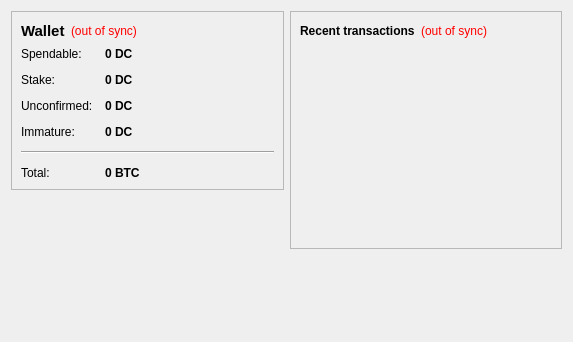
<?xml version="1.0" encoding="UTF-8"?>
<ui version="4.0">
 <class>OverviewPage</class>
 <widget class="QWidget" name="OverviewPage">
  <property name="geometry">
   <rect>
    <x>0</x>
    <y>0</y>
    <width>573</width>
    <height>342</height>
   </rect>
  </property>
  <property name="windowTitle">
   <string>Form</string>
  </property>
  <layout class="QHBoxLayout" name="horizontalLayout" stretch="1,1">
   <item>
    <layout class="QVBoxLayout" name="verticalLayout_2">
     <item>
      <widget class="QFrame" name="frame">
       <property name="frameShape">
        <enum>QFrame::StyledPanel</enum>
       </property>
       <property name="frameShadow">
        <enum>QFrame::Raised</enum>
       </property>
       <layout class="QVBoxLayout" name="verticalLayout_4">
        <item>
         <layout class="QHBoxLayout" name="horizontalLayout_4">
          <item>
           <widget class="QLabel" name="label_5">
            <property name="font">
             <font>
              <pointsize>11</pointsize>
              <weight>75</weight>
              <bold>true</bold>
             </font>
            </property>
            <property name="text">
             <string>Wallet</string>
            </property>
           </widget>
          </item>
          <item>
           <widget class="QLabel" name="labelWalletStatus">
            <property name="toolTip">
             <string>The displayed information may be out of date. Your wallet automatically synchronizes with the DiceCoin network after a connection is established, but this process has not completed yet.</string>
            </property>
            <property name="styleSheet">
             <string notr="true">QLabel { color: red; }</string>
            </property>
            <property name="text">
             <string notr="true">(out of sync)</string>
            </property>
            <property name="alignment">
             <set>Qt::AlignLeading|Qt::AlignLeft|Qt::AlignVCenter</set>
            </property>
           </widget>
          </item>
          <item>
           <spacer name="horizontalSpacer_2">
            <property name="orientation">
             <enum>Qt::Horizontal</enum>
            </property>
            <property name="sizeHint" stdset="0">
             <size>
              <width>40</width>
              <height>20</height>
             </size>
            </property>
           </spacer>
          </item>
         </layout>
        </item>
        <item>
         <layout class="QFormLayout" name="formLayout_2">
          <property name="fieldGrowthPolicy">
           <enum>QFormLayout::AllNonFixedFieldsGrow</enum>
          </property>
          <property name="horizontalSpacing">
           <number>12</number>
          </property>
          <property name="verticalSpacing">
           <number>12</number>
          </property>
          <item row="0" column="0">
           <widget class="QLabel" name="label">
            <property name="text">
             <string>Spendable:</string>
            </property>
           </widget>
          </item>
          <item row="0" column="1">
           <widget class="QLabel" name="labelBalance">
            <property name="font">
             <font>
              <weight>75</weight>
              <bold>true</bold>
             </font>
            </property>
            <property name="cursor">
             <cursorShape>IBeamCursor</cursorShape>
            </property>
            <property name="toolTip">
             <string>Your current spendable balance</string>
            </property>
            <property name="text">
             <string notr="true">0 DC</string>
            </property>
            <property name="textInteractionFlags">
             <set>Qt::LinksAccessibleByMouse|Qt::TextSelectableByKeyboard|Qt::TextSelectableByMouse</set>
            </property>
           </widget>
          </item>
          <item row="1" column="0">
           <widget class="QLabel" name="label_6">
            <property name="text">
             <string>Stake:</string>
            </property>
           </widget>
          </item>
          <item row="1" column="1">
           <widget class="QLabel" name="labelStake">
            <property name="font">
             <font>
              <weight>75</weight>
              <bold>true</bold>
             </font>
            </property>
            <property name="cursor">
             <cursorShape>IBeamCursor</cursorShape>
            </property>
            <property name="toolTip">
             <string>Total of coins that was staked, and do not yet count toward the current balance</string>
            </property>
            <property name="text">
             <string notr="true">0 DC</string>
            </property>
            <property name="textInteractionFlags">
             <set>Qt::LinksAccessibleByMouse|Qt::TextSelectableByKeyboard|Qt::TextSelectableByMouse</set>
            </property>
           </widget>
          </item>
          <item row="2" column="0">
           <widget class="QLabel" name="label_3">
            <property name="text">
             <string>Unconfirmed:</string>
            </property>
           </widget>
          </item>
          <item row="2" column="1">
           <widget class="QLabel" name="labelUnconfirmed">
            <property name="font">
             <font>
              <weight>75</weight>
              <bold>true</bold>
             </font>
            </property>
            <property name="cursor">
             <cursorShape>IBeamCursor</cursorShape>
            </property>
            <property name="toolTip">
             <string>Total of transactions that have yet to be confirmed, and do not yet count toward the current balance</string>
            </property>
            <property name="text">
             <string notr="true">0 DC</string>
            </property>
            <property name="textInteractionFlags">
             <set>Qt::LinksAccessibleByMouse|Qt::TextSelectableByKeyboard|Qt::TextSelectableByMouse</set>
            </property>
           </widget>
          </item>
          <item row="3" column="0">
           <widget class="QLabel" name="labelImmatureText">
            <property name="text">
             <string>Immature:</string>
            </property>
           </widget>
          </item>
          <item row="3" column="1">
           <widget class="QLabel" name="labelImmature">
            <property name="font">
             <font>
              <weight>75</weight>
              <bold>true</bold>
             </font>
            </property>
            <property name="toolTip">
             <string>Mined balance that has not yet matured</string>
            </property>
            <property name="text">
             <string notr="true">0 DC</string>
            </property>
            <property name="textInteractionFlags">
             <set>Qt::LinksAccessibleByMouse|Qt::TextSelectableByKeyboard|Qt::TextSelectableByMouse</set>
            </property>
           </widget>
          </item>
          <item row="4" column="0" colspan="2">
           <widget class="Line" name="line">
            <property name="orientation">
             <enum>Qt::Horizontal</enum>
            </property>
           </widget>
          </item>
          <item row="5" column="0">
           <widget class="QLabel" name="labelTotalText">
            <property name="text">
             <string>Total:</string>
            </property>
           </widget>
          </item>
          <item row="5" column="1">
           <widget class="QLabel" name="labelTotal">
            <property name="font">
             <font>
              <weight>75</weight>
              <bold>true</bold>
             </font>
            </property>
            <property name="cursor">
             <cursorShape>IBeamCursor</cursorShape>
            </property>
            <property name="toolTip">
             <string>Your current total balance</string>
            </property>
            <property name="text">
             <string notr="true">0 BTC</string>
            </property>
            <property name="textInteractionFlags">
             <set>Qt::LinksAccessibleByMouse|Qt::TextSelectableByKeyboard|Qt::TextSelectableByMouse</set>
            </property>
           </widget>
          </item>
         </layout>
        </item>
       </layout>
      </widget>
     </item>
     <item>
      <spacer name="verticalSpacer">
       <property name="orientation">
        <enum>Qt::Vertical</enum>
       </property>
       <property name="sizeHint" stdset="0">
        <size>
         <width>20</width>
         <height>40</height>
        </size>
       </property>
      </spacer>
     </item>
    </layout>
   </item>
   <item>
    <layout class="QVBoxLayout" name="verticalLayout_3">
     <item>
      <widget class="QFrame" name="frame_2">
       <property name="frameShape">
        <enum>QFrame::StyledPanel</enum>
       </property>
       <property name="frameShadow">
        <enum>QFrame::Raised</enum>
       </property>
       <layout class="QVBoxLayout" name="verticalLayout">
        <item>
         <layout class="QHBoxLayout" name="horizontalLayout_2">
          <item>
           <widget class="QLabel" name="label_4">
            <property name="text">
             <string>&lt;b&gt;Recent transactions&lt;/b&gt;</string>
            </property>
           </widget>
          </item>
          <item>
           <widget class="QLabel" name="labelTransactionsStatus">
            <property name="toolTip">
             <string>The displayed information may be out of date. Your wallet automatically synchronizes with the DiceCoin network after a connection is established, but this process has not completed yet.</string>
            </property>
            <property name="styleSheet">
             <string notr="true">QLabel { color: red; }</string>
            </property>
            <property name="text">
             <string notr="true">(out of sync)</string>
            </property>
            <property name="alignment">
             <set>Qt::AlignRight|Qt::AlignTrailing|Qt::AlignVCenter</set>
            </property>
           </widget>
          </item>
          <item>
           <spacer name="horizontalSpacer">
            <property name="orientation">
             <enum>Qt::Horizontal</enum>
            </property>
            <property name="sizeHint" stdset="0">
             <size>
              <width>40</width>
              <height>20</height>
             </size>
            </property>
           </spacer>
          </item>
         </layout>
        </item>
        <item>
         <widget class="QListView" name="listTransactions">
          <property name="styleSheet">
           <string notr="true">QListView { background: transparent; }</string>
          </property>
          <property name="frameShape">
           <enum>QFrame::NoFrame</enum>
          </property>
          <property name="verticalScrollBarPolicy">
           <enum>Qt::ScrollBarAlwaysOff</enum>
          </property>
          <property name="horizontalScrollBarPolicy">
           <enum>Qt::ScrollBarAlwaysOff</enum>
          </property>
          <property name="selectionMode">
           <enum>QAbstractItemView::NoSelection</enum>
          </property>
         </widget>
        </item>
       </layout>
      </widget>
     </item>
     <item>
      <spacer name="verticalSpacer_2">
       <property name="orientation">
        <enum>Qt::Vertical</enum>
       </property>
       <property name="sizeHint" stdset="0">
        <size>
         <width>20</width>
         <height>40</height>
        </size>
       </property>
      </spacer>
     </item>
    </layout>
   </item>
  </layout>
 </widget>
 <resources/>
 <connections/>
</ui>
